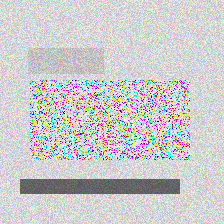
#> input picture backend/data/training/currency/counterfeit/counterfeit_000.png, 224 x 224 px; its folder holds only this picture in this run
$ python -i forensics.py   (imports and definitions only)   (older library calls are emulated)
#> lines starting #> are read from the running program, lines starting #| are printed output that depends on the picture
### backend/config.py
"""
Configuration for Digital Public Safety Shield.
All model IDs, API endpoints, and tunable parameters in one place.
"""

import os
from pathlib import Path
from dataclasses import dataclass, field
from typing import Optional

from dotenv import load_dotenv

# ─── Paths ───────────────────────────────────────────────────────────────
BASE_DIR = Path(__file__).resolve().parent
load_dotenv(BASE_DIR / ".env")

DATA_DIR = BASE_DIR / "data"
SCAM_PATTERNS_DIR = DATA_DIR / "scam_patterns"
MODELS_CACHE_DIR = BASE_DIR / "model_cache"
CHROMA_DB_DIR = DATA_DIR / "chroma_db"

# Ensure directories exist
for d in [
    DATA_DIR,
    SCAM_PATTERNS_DIR,
    MODELS_CACHE_DIR,
    CHROMA_DB_DIR,
]:
    d.mkdir(parents=True, exist_ok=True)
#> further down, picture is the input picture: shape (224, 224, 3); mean B, G, R 203.5, 203.4, 203.4


# ─── LLM Provider Configuration ─────────────────────────────────────────
@dataclass
class GroqConfig:
    """Groq free tier — primary LLM provider."""

    api_key: str = field(default_factory=lambda: os.getenv("GROQ_API_KEY", ""))
    base_url: str = "https://api.groq.com/openai/v1"
    # Text fallback used when the primary Kimi provider is unavailable
    primary_model: str = "openai/gpt-oss-20b"
    # Multimodal document/currency fallback. Scout and Maverick are deprecated on Groq.
    multimodal_model: str = "qwen/qwen3.6-27b"
    # Larger reasoning fallback
    reasoning_model: str = "openai/gpt-oss-120b"
    # Fast text routing and lightweight fallback.
    fast_model: str = "openai/gpt-oss-20b"
    # Whisper for speech-to-text
    whisper_model: str = "whisper-large-v3"
    # Rate limits (free tier)
    max_rpm: int = 30
    max_tpm: int = 15000
    timeout: int = 60


@dataclass
class OpenRouterConfig:
    """OpenRouter — primary Kimi K2 provider."""

    api_key: str = field(default_factory=lambda: os.getenv("OPENROUTER_API_KEY", ""))
    base_url: str = "https://openrouter.ai/api/v1"
    # Kimi K2.5 is the primary reasoning, routing, and multimodal model.
    reasoning_model: str = "moonshotai/kimi-k2.5"
    # Free Kimi fallback, tried before leaving OpenRouter for Groq.
    kimi_free_fallback_model: str = "meta-llama/llama-3.2-11b-vision-instruct:free"
    # Free auto-router remains available for lightweight fallback calls.
    free_router: str = "openrouter/free"
    max_rpm: int = 20
    timeout: int = 90


@dataclass
class LocalModelConfig:
    """Local HuggingFace models — offline emergency fallback."""

    # Emergency offline LLM
    offline_llm: str = "microsoft/Phi-4-mini-instruct"
    # Vision models (always local)
    yolo_model: str = "yolov8n.pt"
    efficientnet_model: str = "efficientnet_b0"
    clip_model: str = "openai/clip-vit-base-patch32"
    # Speech models (always local)
    whisper_model: str = "openai/whisper-large-v3"
    wavlm_model: str = "microsoft/wavlm-base"
    # NLP models (always local)
    distilbert_model: str = "distilbert-base-uncased"
    embedding_model: str = "sentence-transformers/all-MiniLM-L6-v2"
    # Spoof detection
    spoof_model: str = "Vansh180/deepfake-audio-wav2vec2"


# ─── Agent Configuration ─────────────────────────────────────────────────
@dataclass
class VisionAgentConfig:
    """Vision Agent parameters."""

    confidence_threshold: float = 0.5
    yolo_confidence: float = 0.25
    yolo_iou: float = 0.45
    # ELA parameters
    ela_quality: int = 90
    ela_scale: float = 10.0
    # Grad-CAM target layer
    gradcam_target_layer: str = "blocks[-1].norm1"
    # Regions of interest for currency notes
    regions_of_interest: list = field(
        default_factory=lambda: [
            "security_thread",
            "micro_lettering",
            "serial_number",
            "watermark",
            "latent_image",
            "color_shifting_ink",
        ]
    )


@dataclass
class SpeechAgentConfig:
    """Speech Agent parameters."""

    # Whisper settings
    whisper_language: str = "en"
    whisper_task: str = "transcribe"
    chunk_duration_sec: float = 5.0
    # Spoof detection threshold
    spoof_threshold: float = 0.5
    sample_rate: int = 16000


@dataclass
class NLPAgentConfig:
    """NLP/LLM Agent parameters."""

    # RAG settings
    rag_top_k: int = 3
    rag_similarity_threshold: float = 0.4
    # DistilBERT classification — matches benchmark operating_policy.action_threshold
    text_classifier_threshold: float = 0.6
    # LLM reasoning
    max_reasoning_turns: int = 10
    temperature: float = 0.3
    max_tokens: int = 2048


@dataclass
class OrchestratorConfig:
    """Fusion Orchestrator parameters."""

    # Ensemble stacking weights (initial — XGBoost will learn optimal)
    vision_weight: float = 0.30
    speech_weight: float = 0.25
    nlp_weight: float = 0.30
    text_classifier_weight: float = 0.15
    # Calibration
    calibration_method: str = "isotonic"  # "isotonic" or "temperature"
    # Verdict thresholds (applied to the fused score, not the local classifier)
    high_risk_threshold: float = 0.75
    medium_risk_threshold: float = 0.60
    needs_review_threshold: float = 0.45
    low_risk_threshold: float = 0.25


# ─── Master Config ────────────────────────────────────────────────────────
@dataclass
class AppConfig:
    """Master application configuration."""

    app_name: str = "Digital Public Safety Shield"
    app_version: str = "1.0.0"
    debug: bool = field(default_factory=lambda: os.getenv("DEBUG", "false").lower() == "true")
    host: str = "0.0.0.0"
    port: int = 8000
    cors_origins: list = field(
        default_factory=lambda: ["http://localhost:5173", "http://localhost:3000"]
    )

    groq: GroqConfig = field(default_factory=GroqConfig)
    openrouter: OpenRouterConfig = field(default_factory=OpenRouterConfig)
    local_models: LocalModelConfig = field(default_factory=LocalModelConfig)
    vision_agent: VisionAgentConfig = field(default_factory=VisionAgentConfig)
    speech_agent: SpeechAgentConfig = field(default_factory=SpeechAgentConfig)
    nlp_agent: NLPAgentConfig = field(default_factory=NLPAgentConfig)
    orchestrator: OrchestratorConfig = field(default_factory=OrchestratorConfig)
    deployment: object = None


@dataclass
class DeploymentConfig:
    """Runtime deployment guardrails."""

    mode: str = field(default_factory=lambda: os.getenv("DEPLOYMENT_MODE", "demo").strip().lower())
    database_url: str = field(default_factory=lambda: os.getenv("DATABASE_URL", "postgresql://postgres:postgres@localhost:5432/shield_db"))
    evidence_store_url: str = field(default_factory=lambda: os.getenv("EVIDENCE_STORE_URL", ""))
    ncrb_feed_url: str = field(default_factory=lambda: os.getenv("NCRB_FEED_URL", ""))
    bank_feed_url: str = field(default_factory=lambda: os.getenv("BANK_FEED_URL", ""))
    telecom_feed_url: str = field(default_factory=lambda: os.getenv("TELECOM_FEED_URL", ""))
    state_feed_url: str = field(default_factory=lambda: os.getenv("STATE_FEED_URL", ""))
    currency_certified_manifest: str = field(default_factory=lambda: os.getenv("CURRENCY_CERTIFIED_MANIFEST", ""))
    official_reporting_api_url: str = field(default_factory=lambda: os.getenv("OFFICIAL_REPORTING_API_URL", ""))
    official_reporting_api_token: str = field(default_factory=lambda: os.getenv("OFFICIAL_REPORTING_API_TOKEN", ""))
    whatsapp_media_integration: bool = field(
        default_factory=lambda: os.getenv("WHATSAPP_MEDIA_INTEGRATION", "false").lower() == "true"
    )
    ivr_provider_configured: bool = field(
        default_factory=lambda: os.getenv("IVR_PROVIDER_CONFIGURED", "false").lower() == "true"
    )
    allow_demo_intelligence: bool = field(
        default_factory=lambda: os.getenv("ALLOW_DEMO_INTELLIGENCE", "false").lower() == "true"
    )

    @property
    def is_production(self) -> bool:
        return self.mode in {"prod", "production"}


# Singleton config instance
config = AppConfig()
config.deployment = DeploymentConfig()

### backend/models/vision/forensics.py
"""
Forensic Analysis Module — ELA + FFT + NPR.

Three forensic signal detection techniques:
1. Error Level Analysis (ELA) — detects edited/composited regions
2. FFT Frequency Analysis — detects printing artifacts (intaglio vs. inkjet)
3. Neighboring Pixel Relationship (NPR) — SOTA 2025 technique for AI-generated detection

These are SUPPORTING signals fed into the fusion layer, not primary classifiers.
All three are genuinely used in forensic document/deepfake detection research.
"""

import logging
from typing import Optional

import cv2
import numpy as np
from PIL import Image
from io import BytesIO

from config import config

logger = logging.getLogger(__name__)


class ForensicAnalyzer:
    """
    Multi-technique forensic analysis for currency note authenticity.

    Each technique detects different forgery artifacts:
    - ELA: Detects digital manipulation (copy-paste, content-aware fill)
    - FFT: Detects printing method differences (genuine intaglio vs. fake inkjet/laser)
    - NPR: Detects AI-generated content through pixel-level dependency analysis
    """

    def __init__(self):
        self._initialized = False

    async def initialize(self) -> None:
        """No heavy initialization needed — all CPU-based analysis."""
        self._initialized = True
        logger.info(" Forensic analyzer initialized (ELA + FFT + NPR)")

    def analyze(self, image: np.ndarray) -> dict:
        """
        Run all forensic analyses on the image.

        Returns:
        {
        "ela": {"anomaly_score": float, "heatmap": np.ndarray},
        "fft": {"print_artifact_score": float, "spectrum": np.ndarray},
        "npr": {"synthetic_score": float, "relationship_map": np.ndarray},
        "fused_forensic_score": float,
        }
        """
        ela_result = self.error_level_analysis(image)
        fft_result = self.frequency_analysis(image)
        npr_result = self.neighboring_pixel_relationship(image)

        # Fuse forensic scores (weighted average)
        fused = (
            ela_result["anomaly_score"] * 0.35
            + fft_result["print_artifact_score"] * 0.30
            + npr_result["synthetic_score"] * 0.35
        )

        return {
            "ela": ela_result,
            "fft": fft_result,
            "npr": npr_result,
            "fused_forensic_score": round(float(fused), 4),
        }

    def error_level_analysis(
        self,
        image: np.ndarray,
        quality: int = 90,
        scale: float = 10.0,
    ) -> dict:
        """
        Error Level Analysis (ELA).

        Technique: Re-compress the image at a known quality level, then
        compute pixel-level differences. Manipulated regions show higher
        error levels because they were compressed at a different quality.

        This is a standard forensic technique used in real DFDC research.
        """
#> called with quality = 90, scale = 10
        try:
            # Convert to PIL for JPEG re-compression
            if len(image.shape) == 2:
                pil_img = Image.fromarray(image)
            else:
                rgb = cv2.cvtColor(image, cv2.COLOR_BGR2RGB)
                pil_img = Image.fromarray(rgb)

            # Re-compress at known quality
            buffer = BytesIO()
            pil_img.save(buffer, format="JPEG", quality=quality)
            buffer.seek(0)
            recompressed = Image.open(buffer)
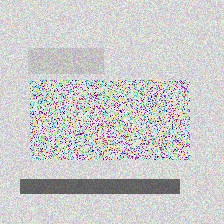
#> recompressed: PIL image 224x224 RGB; mean R, G, B 203.2, 203.3, 203.3

            # Compute pixel-level difference
            original_arr = np.array(pil_img).astype(np.float32)
            recompressed_arr = np.array(recompressed).astype(np.float32)

            ela_map = np.abs(original_arr - recompressed_arr) * scale
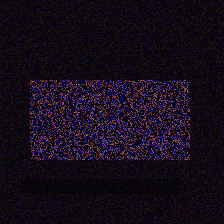
#> ela_map: shape (224, 224, 3) float32; mean R, G, B 213.8, 126.3, 259.3; drawn with min black and max white

            # Clip to valid range
            ela_map = np.clip(ela_map, 0, 255).astype(np.uint8)
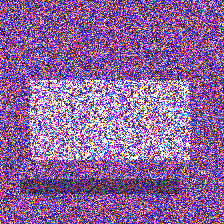
#> ela_map: shape (224, 224, 3); mean R, G, B 143.7, 101.3, 160

            # Compute anomaly score
            if len(ela_map.shape) == 3:
                ela_gray = cv2.cvtColor(ela_map, cv2.COLOR_RGB2GRAY)
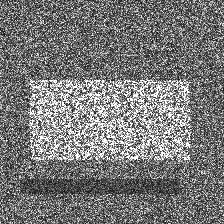
#> ela_gray: shape (224, 224); min 0, max 255, mean 120.7
            else:
                ela_gray = ela_map

            # Anomaly = mean of high-error regions (above threshold)
            threshold = np.percentile(ela_gray, 90)
#> threshold = 223
            high_error_mask = ela_gray > threshold
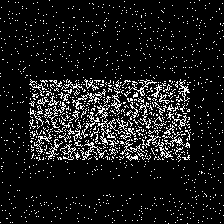
#> high_error_mask: shape (224, 224) bool; 10% white in thin lines or dots
            anomaly_score = (
                float(np.mean(ela_gray[high_error_mask]) / 255.0)
                if high_error_mask.any()
                else 0.0
            )
#> anomaly_score = 0.973
#> in analyze, `ela_result = self.error_level_analysis(image)`: ela_result = 4 items

            return {
                "anomaly_score": round(min(anomaly_score, 1.0), 4),
                "heatmap": ela_map,
                "mean_error": round(float(np.mean(ela_gray)), 2),
                "max_error": round(float(np.max(ela_gray)), 2),
            }

        except Exception as e:
            logger.warning(f"ELA analysis failed: {e}")
            return {
                "anomaly_score": 0.5,
                "heatmap": None,
                "mean_error": 0,
                "max_error": 0,
            }

    def frequency_analysis(self, image: np.ndarray) -> dict:
        """
        FFT-Based Frequency Domain Analysis.

        Technique: Genuine currency printed with intaglio produces specific
        frequency patterns. Inkjet/laser counterfeits show different spectral
        signatures — periodic banding artifacts from printer mechanisms.

        We compute the 2D FFT and analyze the power spectrum distribution.
        """
        try:
            # Convert to grayscale
            if len(image.shape) == 3:
                gray = cv2.cvtColor(image, cv2.COLOR_BGR2GRAY)
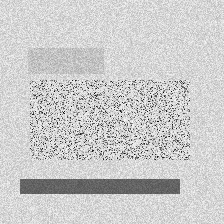
#> gray: shape (224, 224); min 1, max 254, mean 203.4
            else:
                gray = image.copy()

            # Compute 2D DFT
            f_transform = np.fft.fft2(gray.astype(np.float32))
            f_shift = np.fft.fftshift(f_transform)
            magnitude = np.log1p(np.abs(f_shift))

            # Normalize magnitude spectrum
            magnitude_norm = (magnitude - magnitude.min()) / (
                magnitude.max() - magnitude.min() + 1e-8
            )
#> (the rest of the program and of its run is left out)
